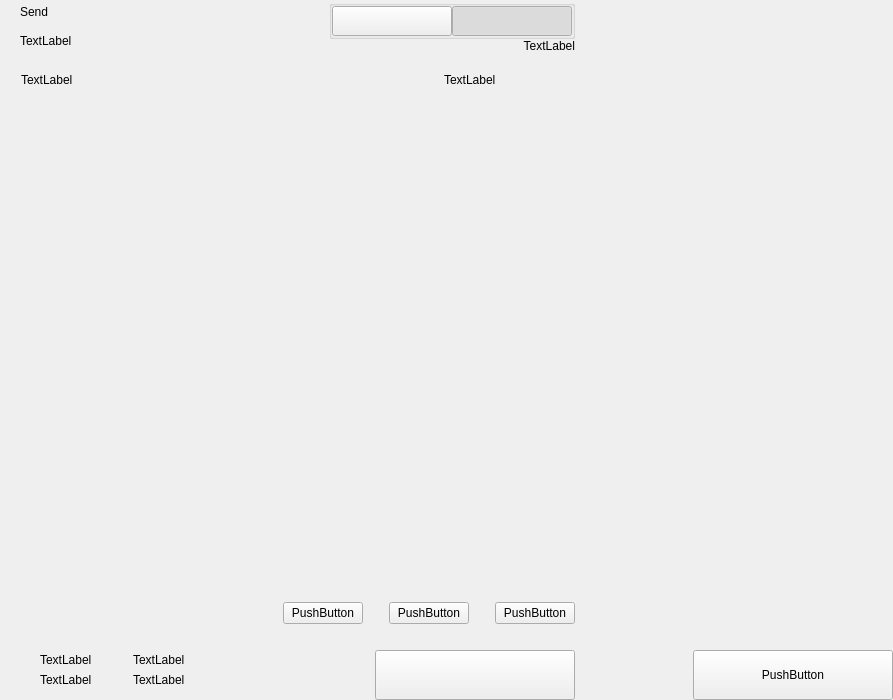
<?xml version="1.0" encoding="UTF-8"?>
<ui version="4.0">
 <class>send</class>
 <widget class="QWidget" name="send">
  <property name="geometry">
   <rect>
    <x>0</x>
    <y>0</y>
    <width>893</width>
    <height>700</height>
   </rect>
  </property>
  <property name="windowTitle">
   <string>Form</string>
  </property>
  <layout class="QHBoxLayout" name="horizontalLayout_2" stretch="2,1">
   <property name="spacing">
    <number>0</number>
   </property>
   <property name="leftMargin">
    <number>0</number>
   </property>
   <property name="topMargin">
    <number>0</number>
   </property>
   <property name="rightMargin">
    <number>0</number>
   </property>
   <property name="bottomMargin">
    <number>0</number>
   </property>
   <item>
    <widget class="QWidget" name="left" native="true">
     <layout class="QVBoxLayout" name="verticalLayout_3">
      <property name="spacing">
       <number>0</number>
      </property>
      <property name="leftMargin">
       <number>0</number>
      </property>
      <property name="topMargin">
       <number>0</number>
      </property>
      <property name="rightMargin">
       <number>0</number>
      </property>
      <property name="bottomMargin">
       <number>0</number>
      </property>
      <item>
       <layout class="QVBoxLayout" name="verticalLayout_22" stretch="0,0,0,1,0,0,0,0">
        <property name="spacing">
         <number>0</number>
        </property>
        <item>
         <layout class="QHBoxLayout" name="horizontalLayout_3">
          <property name="spacing">
           <number>0</number>
          </property>
          <property name="leftMargin">
           <number>20</number>
          </property>
          <property name="rightMargin">
           <number>20</number>
          </property>
          <item>
           <layout class="QVBoxLayout" name="verticalLayout">
            <property name="spacing">
             <number>5</number>
            </property>
            <item>
             <widget class="QLabel" name="labelTitle">
              <property name="text">
               <string>Send</string>
              </property>
              <property name="alignment">
               <set>Qt::AlignLeading|Qt::AlignLeft|Qt::AlignVCenter</set>
              </property>
             </widget>
            </item>
            <item>
             <widget class="QLabel" name="labelSubtitle1">
              <property name="text">
               <string>TextLabel</string>
              </property>
             </widget>
            </item>
           </layout>
          </item>
          <item>
           <spacer name="horizontalSpacer">
            <property name="orientation">
             <enum>Qt::Horizontal</enum>
            </property>
            <property name="sizeHint" stdset="0">
             <size>
              <width>40</width>
              <height>20</height>
             </size>
            </property>
           </spacer>
          </item>
          <item>
           <layout class="QVBoxLayout" name="verticalLayout_6">
            <property name="spacing">
             <number>0</number>
            </property>
            <item>
             <widget class="QGroupBox" name="groupBox">
              <property name="title">
               <string/>
              </property>
              <property name="alignment">
               <set>Qt::AlignLeading|Qt::AlignLeft|Qt::AlignTop</set>
              </property>
              <layout class="QHBoxLayout" name="horizontalLayout_4">
               <property name="spacing">
                <number>0</number>
               </property>
               <property name="leftMargin">
                <number>0</number>
               </property>
               <property name="topMargin">
                <number>0</number>
               </property>
               <property name="rightMargin">
                <number>0</number>
               </property>
               <property name="bottomMargin">
                <number>0</number>
               </property>
               <item>
                <widget class="QPushButton" name="pushLeft">
                 <property name="minimumSize">
                  <size>
                   <width>120</width>
                   <height>30</height>
                  </size>
                 </property>
                 <property name="maximumSize">
                  <size>
                   <width>120</width>
                   <height>30</height>
                  </size>
                 </property>
                 <property name="focusPolicy">
                  <enum>Qt::NoFocus</enum>
                 </property>
                 <property name="text">
                  <string/>
                 </property>
                 <property name="checkable">
                  <bool>true</bool>
                 </property>
                 <property name="autoExclusive">
                  <bool>true</bool>
                 </property>
                </widget>
               </item>
               <item>
                <widget class="QPushButton" name="pushRight">
                 <property name="minimumSize">
                  <size>
                   <width>120</width>
                   <height>30</height>
                  </size>
                 </property>
                 <property name="maximumSize">
                  <size>
                   <width>120</width>
                   <height>30</height>
                  </size>
                 </property>
                 <property name="focusPolicy">
                  <enum>Qt::NoFocus</enum>
                 </property>
                 <property name="text">
                  <string/>
                 </property>
                 <property name="checkable">
                  <bool>true</bool>
                 </property>
                 <property name="checked">
                  <bool>true</bool>
                 </property>
                 <property name="autoExclusive">
                  <bool>true</bool>
                 </property>
                </widget>
               </item>
              </layout>
             </widget>
            </item>
            <item>
             <widget class="QLabel" name="labelSubtitle2">
              <property name="text">
               <string>TextLabel</string>
              </property>
              <property name="alignment">
               <set>Qt::AlignRight|Qt::AlignTrailing|Qt::AlignVCenter</set>
              </property>
             </widget>
            </item>
           </layout>
          </item>
         </layout>
        </item>
        <item>
         <spacer name="verticalSpacer_2">
          <property name="orientation">
           <enum>Qt::Vertical</enum>
          </property>
          <property name="sizeType">
           <enum>QSizePolicy::Fixed</enum>
          </property>
          <property name="sizeHint" stdset="0">
           <size>
            <width>20</width>
            <height>20</height>
           </size>
          </property>
         </spacer>
        </item>
        <item>
         <layout class="QHBoxLayout" name="horizontalLayout" stretch="6,0,2">
          <property name="spacing">
           <number>0</number>
          </property>
          <property name="leftMargin">
           <number>10</number>
          </property>
          <property name="topMargin">
           <number>0</number>
          </property>
          <property name="rightMargin">
           <number>20</number>
          </property>
          <property name="bottomMargin">
           <number>0</number>
          </property>
          <item>
           <widget class="QLabel" name="labelSubtitleAddress">
            <property name="styleSheet">
             <string notr="true">margin-left:8px;</string>
            </property>
            <property name="text">
             <string>TextLabel</string>
            </property>
           </widget>
          </item>
          <item>
           <spacer name="horizontalSpacer_3">
            <property name="orientation">
             <enum>Qt::Horizontal</enum>
            </property>
            <property name="sizeType">
             <enum>QSizePolicy::Fixed</enum>
            </property>
            <property name="sizeHint" stdset="0">
             <size>
              <width>40</width>
              <height>1</height>
             </size>
            </property>
           </spacer>
          </item>
          <item>
           <widget class="QLabel" name="labelSubtitleAmount">
            <property name="text">
             <string>TextLabel</string>
            </property>
           </widget>
          </item>
         </layout>
        </item>
        <item>
         <widget class="QScrollArea" name="scrollArea">
          <property name="minimumSize">
           <size>
            <width>0</width>
            <height>350</height>
           </size>
          </property>
          <property name="styleSheet">
           <string notr="true">#scrollArea {
            background:transparent;
            margin-top:10px;
}</string>
          </property>
          <property name="horizontalScrollBarPolicy">
           <enum>Qt::ScrollBarAlwaysOff</enum>
          </property>
          <property name="sizeAdjustPolicy">
           <enum>QAbstractScrollArea::AdjustIgnored</enum>
          </property>
          <property name="widgetResizable">
           <bool>true</bool>
          </property>
          <property name="alignment">
           <set>Qt::AlignLeading|Qt::AlignLeft|Qt::AlignTop</set>
          </property>
          <widget class="QWidget" name="scrollAreaWidgetContents">
           <property name="geometry">
            <rect>
             <x>0</x>
             <y>0</y>
             <width>591</width>
             <height>16</height>
            </rect>
           </property>
           <property name="sizePolicy">
            <sizepolicy hsizetype="Preferred" vsizetype="Maximum">
             <horstretch>0</horstretch>
             <verstretch>0</verstretch>
            </sizepolicy>
           </property>
           <property name="autoFillBackground">
            <bool>false</bool>
           </property>
           <property name="styleSheet">
            <string notr="true">#scrollAreaWidgetContents {
             background:transparent;
             }</string>
           </property>
           <layout class="QVBoxLayout" name="verticalLayout_7">
            <property name="spacing">
             <number>0</number>
            </property>
            <property name="sizeConstraint">
             <enum>QLayout::SetDefaultConstraint</enum>
            </property>
            <property name="leftMargin">
             <number>0</number>
            </property>
            <property name="topMargin">
             <number>0</number>
            </property>
            <property name="rightMargin">
             <number>0</number>
            </property>
            <property name="bottomMargin">
             <number>0</number>
            </property>
           </layout>
          </widget>
         </widget>
        </item>
        <item>
         <spacer name="verticalSpacer_4">
          <property name="orientation">
           <enum>Qt::Vertical</enum>
          </property>
          <property name="sizeType">
           <enum>QSizePolicy::Fixed</enum>
          </property>
          <property name="sizeHint" stdset="0">
           <size>
            <width>20</width>
            <height>20</height>
           </size>
          </property>
         </spacer>
        </item>
        <item>
         <layout class="QHBoxLayout" name="horizontalLayout_20">
          <property name="spacing">
           <number>6</number>
          </property>
          <property name="rightMargin">
           <number>20</number>
          </property>
          <item>
           <spacer name="horizontalSpacer_4">
            <property name="orientation">
             <enum>Qt::Horizontal</enum>
            </property>
            <property name="sizeHint" stdset="0">
             <size>
              <width>40</width>
              <height>20</height>
             </size>
            </property>
           </spacer>
          </item>
          <item>
           <widget class="QPushButton" name="pushButtonFee">
            <property name="focusPolicy">
             <enum>Qt::NoFocus</enum>
            </property>
            <property name="text">
             <string>PushButton</string>
            </property>
           </widget>
          </item>
          <item>
           <spacer name="horizontalSpacer_11">
            <property name="orientation">
             <enum>Qt::Horizontal</enum>
            </property>
            <property name="sizeType">
             <enum>QSizePolicy::Minimum</enum>
            </property>
            <property name="sizeHint" stdset="0">
             <size>
              <width>20</width>
              <height>20</height>
             </size>
            </property>
           </spacer>
          </item>
          <item>
           <widget class="QPushButton" name="pushButtonClear">
            <property name="focusPolicy">
             <enum>Qt::NoFocus</enum>
            </property>
            <property name="layoutDirection">
             <enum>Qt::RightToLeft</enum>
            </property>
            <property name="text">
             <string>PushButton</string>
            </property>
           </widget>
          </item>
          <item>
           <spacer name="horizontalSpacer_6">
            <property name="orientation">
             <enum>Qt::Horizontal</enum>
            </property>
            <property name="sizeType">
             <enum>QSizePolicy::Fixed</enum>
            </property>
            <property name="sizeHint" stdset="0">
             <size>
              <width>20</width>
              <height>20</height>
             </size>
            </property>
           </spacer>
          </item>
          <item>
           <widget class="QPushButton" name="pushButtonAddRecipient">
            <property name="focusPolicy">
             <enum>Qt::NoFocus</enum>
            </property>
            <property name="text">
             <string>PushButton</string>
            </property>
           </widget>
          </item>
         </layout>
        </item>
        <item>
         <spacer name="verticalSpacer">
          <property name="orientation">
           <enum>Qt::Vertical</enum>
          </property>
          <property name="sizeType">
           <enum>QSizePolicy::Fixed</enum>
          </property>
          <property name="sizeHint" stdset="0">
           <size>
            <width>20</width>
            <height>16</height>
           </size>
          </property>
         </spacer>
        </item>
        <item>
         <layout class="QHBoxLayout" name="horizontalLayout_7">
          <property name="rightMargin">
           <number>20</number>
          </property>
          <item>
           <layout class="QHBoxLayout" name="horizontalLayout_10">
            <property name="spacing">
             <number>0</number>
            </property>
            <property name="leftMargin">
             <number>8</number>
            </property>
            <item>
             <widget class="QStackedWidget" name="stackedWidget">
              <property name="minimumSize">
               <size>
                <width>0</width>
                <height>60</height>
               </size>
              </property>
              <property name="maximumSize">
               <size>
                <width>16777215</width>
                <height>60</height>
               </size>
              </property>
              <widget class="QWidget" name="page1">
               <layout class="QVBoxLayout" name="verticalLayout_71" stretch="0">
                <property name="spacing">
                 <number>6</number>
                </property>
                <property name="leftMargin">
                 <number>12</number>
                </property>
                <property name="topMargin">
                 <number>0</number>
                </property>
                <property name="rightMargin">
                 <number>0</number>
                </property>
                <property name="bottomMargin">
                 <number>0</number>
                </property>
                <item>
                 <widget class="QWidget" name="coinWidget" native="true">
                  <property name="minimumSize">
                   <size>
                    <width>0</width>
                    <height>60</height>
                   </size>
                  </property>
                  <property name="maximumSize">
                   <size>
                    <width>16777215</width>
                    <height>60</height>
                   </size>
                  </property>
                  <layout class="QHBoxLayout" name="horizontalLayout_9">
                   <property name="spacing">
                    <number>0</number>
                   </property>
                   <property name="leftMargin">
                    <number>20</number>
                   </property>
                   <property name="topMargin">
                    <number>10</number>
                   </property>
                   <property name="rightMargin">
                    <number>20</number>
                   </property>
                   <property name="bottomMargin">
                    <number>10</number>
                   </property>
                   <item>
                    <layout class="QVBoxLayout" name="verticalSend">
                     <property name="spacing">
                      <number>0</number>
                     </property>
                     <item>
                      <widget class="QLabel" name="labelTitleTotalSend">
                       <property name="text">
                        <string>TextLabel</string>
                       </property>
                      </widget>
                     </item>
                     <item>
                      <widget class="QLabel" name="labelAmountSend">
                       <property name="text">
                        <string>TextLabel</string>
                       </property>
                      </widget>
                     </item>
                    </layout>
                   </item>
                   <item>
                    <spacer name="horizontalSpacer_9">
                     <property name="orientation">
                      <enum>Qt::Horizontal</enum>
                     </property>
                     <property name="sizeType">
                      <enum>QSizePolicy::Fixed</enum>
                     </property>
                     <property name="sizeHint" stdset="0">
                      <size>
                       <width>20</width>
                       <height>20</height>
                      </size>
                     </property>
                    </spacer>
                   </item>
                   <item>
                    <widget class="QLabel" name="labelLine">
                     <property name="minimumSize">
                      <size>
                       <width>1</width>
                       <height>0</height>
                      </size>
                     </property>
                     <property name="maximumSize">
                      <size>
                       <width>1</width>
                       <height>16777215</height>
                      </size>
                     </property>
                     <property name="text">
                      <string/>
                     </property>
                    </widget>
                   </item>
                   <item>
                    <spacer name="horizontalSpacer_10">
                     <property name="orientation">
                      <enum>Qt::Horizontal</enum>
                     </property>
                     <property name="sizeType">
                      <enum>QSizePolicy::Fixed</enum>
                     </property>
                     <property name="sizeHint" stdset="0">
                      <size>
                       <width>20</width>
                       <height>20</height>
                      </size>
                     </property>
                    </spacer>
                   </item>
                   <item>
                    <layout class="QVBoxLayout" name="verticalRemaining">
                     <property name="spacing">
                      <number>0</number>
                     </property>
                     <item>
                      <widget class="QLabel" name="labelTitleTotalRemaining">
                       <property name="text">
                        <string>TextLabel</string>
                       </property>
                      </widget>
                     </item>
                     <item>
                      <widget class="QLabel" name="labelAmountRemaining">
                       <property name="text">
                        <string>TextLabel</string>
                       </property>
                      </widget>
                     </item>
                    </layout>
                   </item>
                  </layout>
                 </widget>
                </item>
               </layout>
              </widget>
              <widget class="QWidget" name="page_2"/>
             </widget>
            </item>
           </layout>
          </item>
          <item>
           <spacer name="horizontalSpacer_5">
            <property name="orientation">
             <enum>Qt::Horizontal</enum>
            </property>
            <property name="sizeType">
             <enum>QSizePolicy::Expanding</enum>
            </property>
            <property name="sizeHint" stdset="0">
             <size>
              <width>40</width>
              <height>20</height>
             </size>
            </property>
           </spacer>
          </item>
          <item alignment="Qt::AlignBottom">
           <widget class="QPushButton" name="pushButtonSave">
            <property name="minimumSize">
             <size>
              <width>200</width>
              <height>50</height>
             </size>
            </property>
            <property name="maximumSize">
             <size>
              <width>200</width>
              <height>50</height>
             </size>
            </property>
            <property name="focusPolicy">
             <enum>Qt::NoFocus</enum>
            </property>
            <property name="text">
             <string/>
            </property>
           </widget>
          </item>
         </layout>
        </item>
       </layout>
      </item>
     </layout>
    </widget>
   </item>
   <item>
    <widget class="QWidget" name="right" native="true">
     <layout class="QVBoxLayout" name="verticalLayout_5">
      <property name="leftMargin">
       <number>0</number>
      </property>
      <property name="topMargin">
       <number>0</number>
      </property>
      <property name="rightMargin">
       <number>0</number>
      </property>
      <property name="bottomMargin">
       <number>0</number>
      </property>
      <item>
       <layout class="QVBoxLayout" name="verticalLayout_4">
        <property name="spacing">
         <number>6</number>
        </property>
        <item>
         <widget class="OptionButton" name="btnCoinControl" native="true">
          <property name="minimumSize">
           <size>
            <width>0</width>
            <height>50</height>
           </size>
          </property>
         </widget>
        </item>
        <item>
         <widget class="OptionButton" name="btnChangeAddress" native="true">
          <property name="minimumSize">
           <size>
            <width>0</width>
            <height>50</height>
           </size>
          </property>
         </widget>
        </item>
        <item>
         <widget class="OptionButton" name="btnUri" native="true">
          <property name="minimumSize">
           <size>
            <width>0</width>
            <height>50</height>
           </size>
          </property>
         </widget>
        </item>
        <item>
         <spacer name="verticalSpacer_5">
          <property name="orientation">
           <enum>Qt::Vertical</enum>
          </property>
          <property name="sizeHint" stdset="0">
           <size>
            <width>20</width>
            <height>40</height>
           </size>
          </property>
         </spacer>
        </item>
        <item>
         <layout class="QHBoxLayout" name="horizontalLayout_8">
          <item>
           <spacer name="horizontalSpacer_7">
            <property name="orientation">
             <enum>Qt::Horizontal</enum>
            </property>
            <property name="sizeHint" stdset="0">
             <size>
              <width>40</width>
              <height>20</height>
             </size>
            </property>
           </spacer>
          </item>
          <item>
           <widget class="QPushButton" name="pushButtonReset">
            <property name="minimumSize">
             <size>
              <width>200</width>
              <height>50</height>
             </size>
            </property>
            <property name="maximumSize">
             <size>
              <width>200</width>
              <height>50</height>
             </size>
            </property>
            <property name="focusPolicy">
             <enum>Qt::NoFocus</enum>
            </property>
            <property name="text">
             <string>PushButton</string>
            </property>
           </widget>
          </item>
         </layout>
        </item>
       </layout>
      </item>
     </layout>
    </widget>
   </item>
  </layout>
 </widget>
 <customwidgets>
  <customwidget>
   <class>OptionButton</class>
   <extends>QWidget</extends>
   <header>qt/ambankcoin/optionbutton.h</header>
   <container>1</container>
  </customwidget>
 </customwidgets>
 <resources/>
 <connections/>
</ui>
